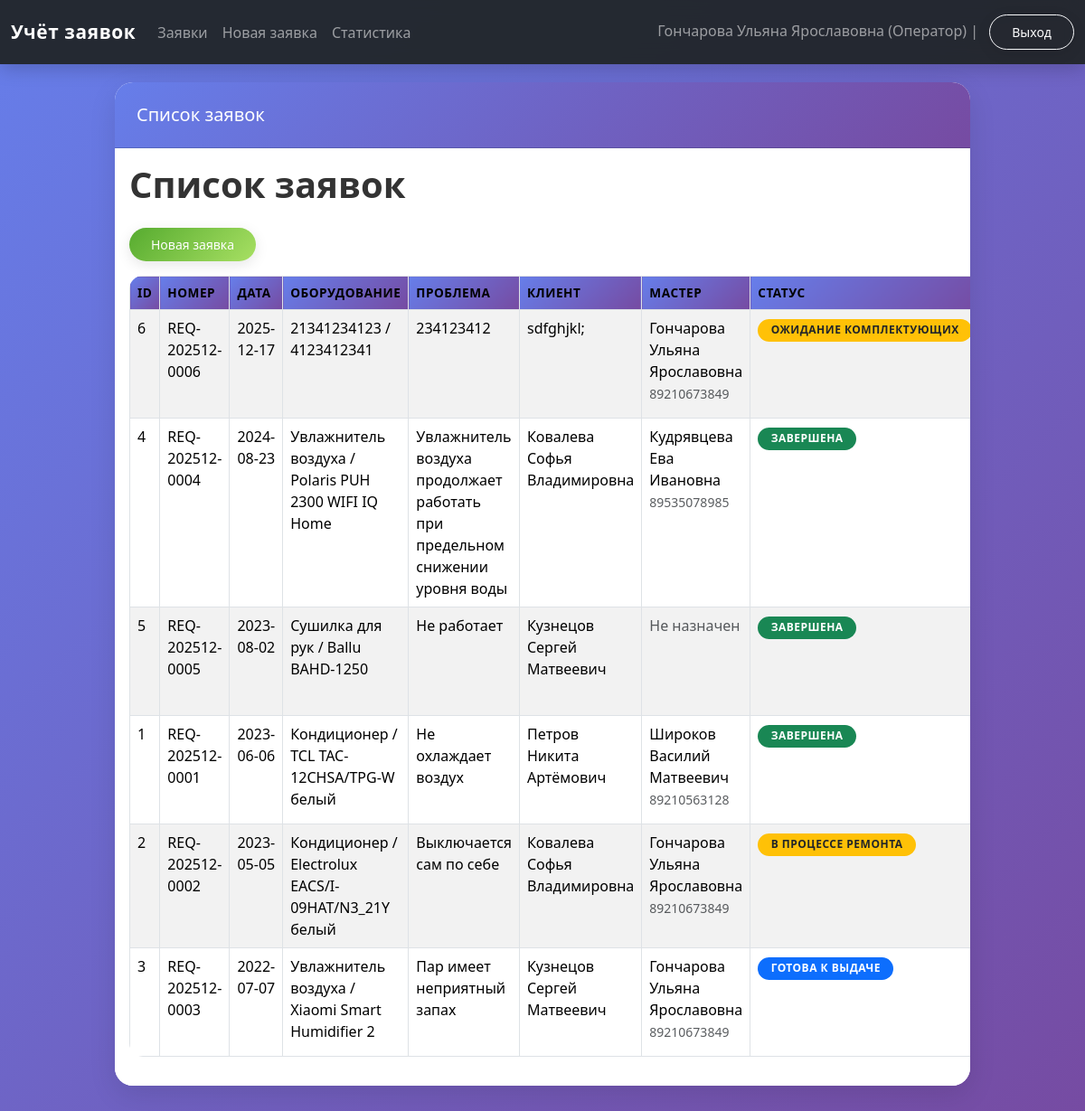
/requests (signed in), run on the app's committed database.
### tables this page shows
CREATE TABLE users (
            user_id INTEGER PRIMARY KEY AUTOINCREMENT,
            fio TEXT NOT NULL,
            phone TEXT NOT NULL,
            login TEXT UNIQUE NOT NULL,
            password TEXT NOT NULL,
            user_type TEXT NOT NULL CHECK (
                user_type IN ('Менеджер', 'Специалист', 'Оператор', 'Заказчик', 'Менеджер по качеству')
            ),
            is_active INTEGER DEFAULT 1,
            registration_date TEXT DEFAULT (DATE('now')),
            email TEXT,
            address TEXT,
            notes TEXT
        );

CREATE TABLE requests (
            request_id INTEGER PRIMARY KEY AUTOINCREMENT,
            request_number TEXT UNIQUE,
            start_date TEXT NOT NULL,
            climate_tech_type TEXT NOT NULL,
            climate_tech_model TEXT NOT NULL,
            problem_description TEXT NOT NULL,
            request_status TEXT NOT NULL DEFAULT 'Новая заявка' CHECK (
                request_status IN ('Новая заявка', 'В процессе ремонта', 'Ожидание комплектующих',
                                    'Готова к выдаче', 'Завершена', 'Отменена')
            ),
            priority TEXT DEFAULT 'Средний' CHECK (priority IN ('Низкий', 'Средний', 'Высокий', 'Критичный')),
            completion_date TEXT,
            repair_parts TEXT,
            estimated_time INTEGER,

            master_id INTEGER REFERENCES users(user_id) ON DELETE SET NULL,
            client_id INTEGER NOT NULL REFERENCES users(user_id) ON DELETE CASCADE,
            quality_manager_id INTEGER REFERENCES users(user_id) ON DELETE SET NULL,

            deadline_extension TEXT,
            extension_reason TEXT,
            customer_agreement INTEGER DEFAULT 0,

            qr_code_generated INTEGER DEFAULT 0,
            qr_code_token TEXT UNIQUE,
            feedback_received INTEGER DEFAULT 0,

            created_at TEXT DEFAULT (DATETIME('now')),
            updated_at TEXT DEFAULT (DATETIME('now'))
        );

### web_app.py (the view)
    def wrapper(*args, **kwargs):
        if "user" not in session:
            return redirect(url_for("login"))
        return view_func(*args, **kwargs)

### web_app.py (called while the page is built)
def get_connection():
    if not os.path.exists(DB_NAME):
        raise FileNotFoundError(
            f"Файл базы данных '{DB_NAME}' не найден. "
            f"Сначала запустите 'test.py' для создания БД."
        )
    conn = sqlite3.connect(DB_NAME)
    conn.row_factory = sqlite3.Row
    return conn

def login_required(view_func):
    def wrapper(*args, **kwargs):
        if "user" not in session:
            return redirect(url_for("login"))
        return view_func(*args, **kwargs)
    wrapper.__name__ = view_func.__name__
    return wrapper

### templates/requests_list.html (shortened to what this page needs)
{% extends "base.html" %}
{% block header %}Список заявок{% endblock %}
{% block content %}
<h1>Список заявок</h1>
<p><a class="btn btn-success btn-sm" href="{{ url_for('new_request') }}">Новая заявка</a></p>
<table class="table table-striped table-bordered">
  <thead>
    <tr>
      <th>ID</th>
      <th>Номер</th>
      <th>Дата</th>
      <th>Оборудование</th>
      <th>Проблема</th>
      <th>Клиент</th>
      <th>Мастер</th>
      <th>Статус</th>
    </tr>
  </thead>
  <tbody>
    {% for r in requests %}
    <tr>
      <td>{{ r.request_id }}</td>
      <td>{{ r.request_number }}</td>
      <td>{{ r.start_date }}</td>
      <td>{{ r.climate_tech_type }} / {{ r.climate_tech_model }}</td>
      <td>{{ r.problem_description }}</td>
      <td>{{ r.client_fio }}</td>
      <td>
        {% if r.master_fio %}
          {{ r.master_fio }}
          {% if r.master_phone %}
            <br><small class="text-muted">{{ r.master_phone }}</small>
          {% endif %}
        {% else %}
          <span class="text-muted">Не назначен</span>
        {% endif %}
      </td>
      <td><span class="badge status-badge {{ r.status_class }}">{{ r.request_status }}</span></td>
    </tr>
    {% endfor %}
  </tbody>
</table>
{% endblock %}

### templates/base.html (shortened to what this page needs)
<!doctype html>
<html lang="ru">
<head>
    <link rel="stylesheet"
          href="https://cdn.jsdelivr.net/npm/bootstrap@5.3.2/dist/css/bootstrap.min.css">
    <link rel="stylesheet" href="{{ url_for('static', filename='styles.css') }}">
</head>
<body>
<nav class="navbar navbar-expand-lg navbar-dark bg-dark">
  <div class="container-fluid">
    <a class="navbar-brand" href="{{ url_for('index') }}">Учёт заявок</a>
    <div class="collapse navbar-collapse" id="navbarNav">
      <ul class="navbar-nav me-auto mb-2 mb-lg-0">
        {% if current_user %}
        <li class="nav-item">
          <a class="nav-link" href="{{ url_for('requests_list') }}">Заявки</a>
        </li>
        <li class="nav-item">
          <a class="nav-link" href="{{ url_for('new_request') }}">Новая заявка</a>
        </li>
        <li class="nav-item">
          <a class="nav-link" href="{{ url_for('stats') }}">Статистика</a>
        </li>
        {% endif %}
      </ul>
      <span class="navbar-text">
        {% if current_user %}
          {{ current_user['fio'] }} ({{ current_user['user_type'] }}) |
          <a href="{{ url_for('logout') }}" class="btn btn-sm btn-outline-light ms-2">Выход</a>
        {% else %}
          <a href="{{ url_for('login') }}" class="btn btn-sm btn-outline-light">Войти</a>
          <a href="{{ url_for('register') }}" class="btn btn-sm btn-outline-light ms-2">Регистрация</a>
        {% endif %}
      </span>
    </div>
  </div>
</nav>
<div class="container app-shell">
  <div class="row justify-content-center">
    <div class="col-12 col-lg-11 col-xl-10">
      <div class="card app-card">
        <div class="card-header app-card-header">
          <h5 class="mb-0">{% block header %}{{ title }}{% endblock %}</h5>
        </div>
        <div class="card-body bg-white">
          {% block content %}{% endblock %}
        </div>
      </div>
    </div>
  </div>
</div>
</body>
</html>

### static/styles.css (style rules this page uses)
* { transition: all 0.3s ease; }
body { min-height: 100vh; background: linear-gradient(135deg, #667eea 0%, #764ba2 25%, #f093fb 50%, #4facfe 75%, #00f2fe 100%); background-size: 400% 400%; animation: gradientShift 15s ease infinite; background-attachment: fixed; font-family: 'Segoe UI', Tahoma, Geneva, Verdana, sans-serif; }
.app-shell { padding: 20px 0 40px; animation: fadeIn 0.5s ease-in; }
.app-card { border-radius: 20px; box-shadow: 0 20px 60px rgba(0,0,0,0.3); overflow: hidden; background: rgba(255, 255, 255, 0.95); backdrop-filter: blur(10px); animation: slideUp 0.6s ease-out; }
.app-card-header { background: linear-gradient(135deg, #667eea 0%, #764ba2 100%); color: #fff; padding: 1.5rem; }
.navbar { background: rgba(33, 37, 41, 0.95) !important; backdrop-filter: blur(10px); box-shadow: 0 4px 20px rgba(0,0,0,0.2); }
.navbar-brand { font-weight: 700; letter-spacing: 0.03em; font-size: 1.3rem; }
.btn { border-radius: 50px; padding: 0.5rem 1.5rem; font-weight: 500; transition: all 0.3s ease; box-shadow: 0 4px 15px rgba(0,0,0,0.1); }
.btn-success { background: linear-gradient(135deg, #56ab2f 0%, #a8e063 100%); border: none; }
.status-badge { font-size: 0.75rem; padding: 0.4rem 0.9rem; border-radius: 50px; font-weight: 600; text-transform: uppercase; letter-spacing: 0.5px; }
table { border-radius: 15px; overflow: hidden; }
table thead th { background: linear-gradient(135deg, #667eea 0%, #764ba2 100%); color: white; vertical-align: middle; font-weight: 600; text-transform: uppercase; font-size: 0.85rem; letter-spacing: 0.5px; padding: 1rem; }
table tbody tr { transition: all 0.3s ease; }
h1 { color: #333; font-weight: 700; margin-bottom: 1.5rem; }
.card { border: none; border-radius: 20px; box-shadow: 0 10px 30px rgba(0,0,0,0.1); transition: all 0.3s ease; }

### data on the page
users: fio "Гончарова Ульяна Ярославовна"
requests: request_id "6", request_number "REQ-202512-0006", start_date "2025-12-17", climate_tech_type "21341234123", climate_tech_model "4123412341", problem_description "234123412", client_fio "sdfghjkl;", master_fio "Гончарова Ульяна Ярославовна", master_phone "89210673849", request_status "ОЖИДАНИЕ КОМПЛЕКТУЮЩИХ"
requests: request_id "4", request_number "REQ-202512-0004", start_date "2024-08-23", climate_tech_type "Увлажнитель воздуха", climate_tech_model "Polaris PUH 2300 WIFI IQ Home", problem_description "Увлажнитель воздуха продолжает работать при предельном снижении уровня воды", client_fio "Ковалева Софья Владимировна", master_fio "Кудрявцева Ева Ивановна", master_phone "89535078985", request_status "ЗАВЕРШЕНА"
requests: request_id "5", request_number "REQ-202512-0005", start_date "2023-08-02", climate_tech_type "Сушилка для рук", climate_tech_model "Ballu BAHD-1250", problem_description "Не работает", client_fio "Кузнецов Сергей Матвеевич", shows "Не назначен", request_status "ЗАВЕРШЕНА"
requests: request_id "1", request_number "REQ-202512-0001", start_date "2023-06-06", climate_tech_type "Кондиционер", climate_tech_model "TCL TAC-12CHSA/TPG-W белый", problem_description "Не охлаждает воздух", client_fio "Петров Никита Артёмович", master_fio "Широков Василий Матвеевич", master_phone "89210563128", request_status "ЗАВЕРШЕНА"
requests: request_id "2", request_number "REQ-202512-0002", start_date "2023-05-05", climate_tech_type "Кондиционер", climate_tech_model "Electrolux EACS/I-09HAT/N3_21Y белый", problem_description "Выключается сам по себе", client_fio "Ковалева Софья Владимировна", master_fio "Гончарова Ульяна Ярославовна", master_phone "89210673849", request_status "В ПРОЦЕССЕ РЕМОНТА"
requests: request_id "3", request_number "REQ-202512-0003", start_date "2022-07-07", climate_tech_type "Увлажнитель воздуха", climate_tech_model "Xiaomi Smart Humidifier 2", problem_description "Пар имеет неприятный запах", client_fio "Кузнецов Сергей Матвеевич", master_fio "Гончарова Ульяна Ярославовна", master_phone "89210673849", request_status "ГОТОВА К ВЫДАЧЕ"

### other printed values
{{ current_user['user_type'] }} "Оператор"
